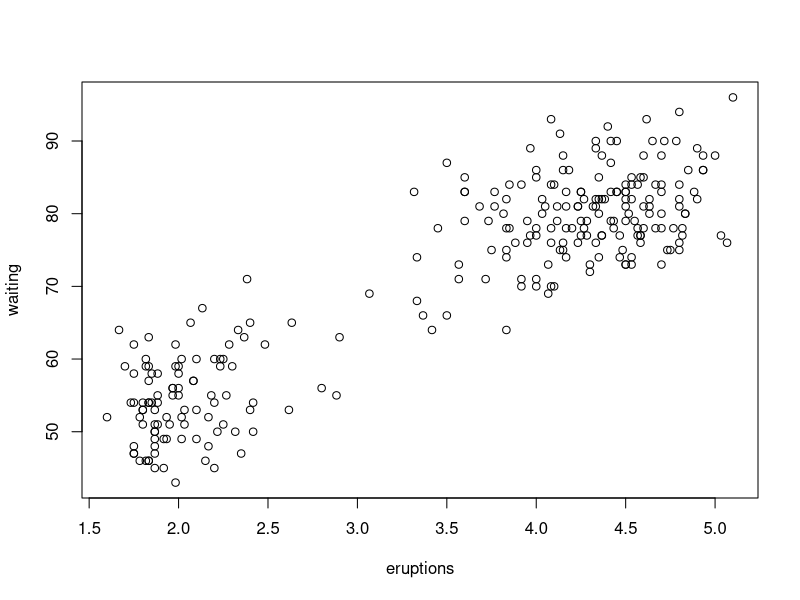
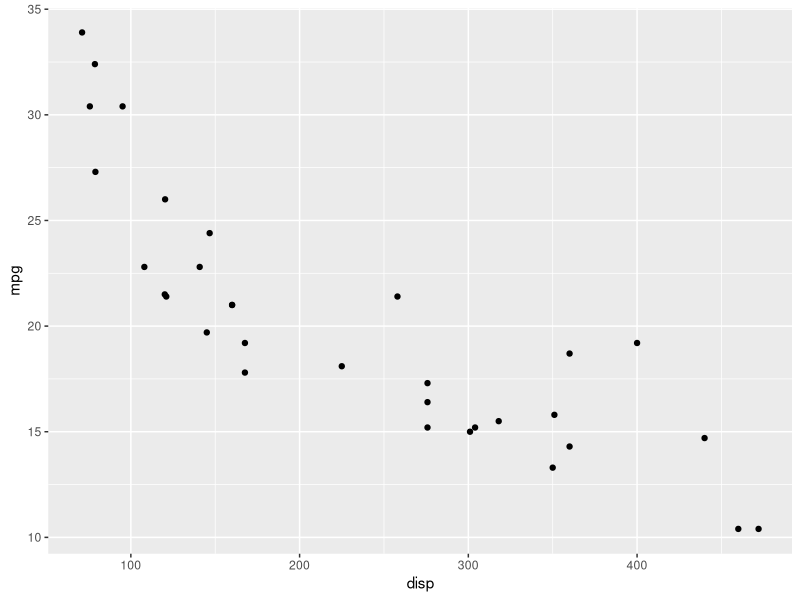

Recreate these plots in R, in order.
## ---- chunk 1

print("Hello world!")

## ---- chunk 2
a <- 5
print(a)
## ---- chunk 3
1+1
sqrt(9)
sqrt(65)*sqrt(65)
16/8
2^5
## ---- chunk 4
?sqrt
## ---- chunk 5
a <- 5
a*a
## ---- chunk 6
(b <- 39)
a*b
## ---- chunk 7
ls()
## ---- chunk 8
rm("a")
ls()
## ---- chunk 9
exists("a")
exists("chicken")
exists("b")
## ---- chunk 10
rm(list=ls())
## ---- chunk 11
### Part 1
f7 <- factorial(7)

lten <- log(10)

prod1 <- (f7)*(lten)
print(prod1)

## ---- chunk 12
team_colour <- "black"
paste("The colour of our team is",team_colour,".")

## ---- chunk 13
r1 <- round(100/3,4)
print(r1)

r2 <- round(100/3, 0)
print(r2)
## ---- chunk 14
# First, create a vector of doubles.
dbl_var <- c(1, 2.5, 4.5) 
# With the L suffix, you get an integer rather than a double
int_var <- c(1L, 6L, 10L)
# Use TRUE and FALSE (or T and F) to create logical vectors
log_var <- c(TRUE, FALSE, T, F)
# Finally, create a vector of character strings
chr_var <- c("these are", "some strings")
## ---- chunk 15
length(dbl_var)
typeof(dbl_var)
typeof(int_var)
length(chr_var)
typeof(chr_var)
## ---- chunk 16
test_vec <- c(7,2,5,9,3)
min(test_vec)
max(test_vec)
sum(test_vec)
prod(test_vec)
## ---- chunk 17
a <- c(4,9,16,25)
sqrt(a)
## ---- chunk 18
2+1*a
1+2*a
## ---- chunk 19
a <- c(1,2,3,4)
b <- c(5,100,1,0)
a+b
a*b
## ---- chunk 20
# Vector of zeros
numeric(8)
numeric(8) + 3
# Repetition
rep(c(1,2),7)
rep(c(5,10),each=4)
# Sequences
25:39
seq(7)
seq(7,31,3)
## ---- chunk 21
# load an in-built data set
data("faithful")
faithful
# scatter plot the data 
plot(faithful)
## ---- chunk 22
# load an in-built data set
rm(list=ls())
data("mtcars")
mtcars

# scatter plot the data 
library(tidyverse)
ggplot(data=mtcars, aes(x=disp, y=mpg)) + geom_point()
## ---- chunk 23

## ---- chunk 24
doors <- seq(1,3,1)
doors
## ---- chunk 25
sample(doors,size = 1)
sample(doors,size = 1)
sample(doors,size = 1)
sample(doors,size = 1)
## ---- chunk 26
car <- sample(doors,size=1)
## ---- chunk 27
chosen <- sample(doors,size=1)
## ---- chunk 28
chosen
car
if((chosen=1)&(car = 1)) {
  door_opened <- sample(2:3,size=1)
} else if((chosen=1)&(car=2)) {
  door_opened <- 3
}

print(door_opened)


s <- c(-10:10,1)
x <- sample(s,size=1)

if(x>0) {
  print("positive")
} else if (x<0){
  print("negative")
} else {
  print("zero")
}




## ---- chunk 29
# Write your answer here
